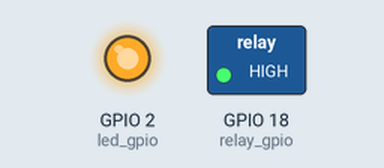
Simulated run of this sketch. Board: ESP32. On the bench: switched loads named in the sketch (green lamp = pin HIGH), output pins drawn as LEDs (lit = HIGH). At 2.0 s the program puts the board to deep sleep or switches it off; the recording ends there.

Above: at 0.1 s.
Timing chart, 0 to 1.6 s (numbered marks = the images above):
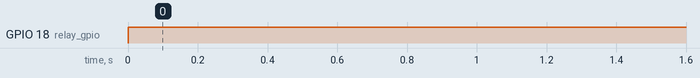

The sketch:

relay_test.ino
```cpp
#include <esp_sleep.h>

const byte led_gpio = 2;
const byte relay_gpio = 18;

// the setup function runs once when you press reset or power the board
void setup() {
  // initialize digital pin LED_BUILTIN as an output.
  pinMode(led_gpio, OUTPUT);
  pinMode(relay_gpio, OUTPUT);
}

void loop() {
  // Turn off the LED to indicate sleep mode
  digitalWrite(led_gpio, HIGH);
  digitalWrite(relay_gpio, HIGH);

  delay(2 * 1000); // Delay to make the LED blink for a second

  // Enable wake-up timer for 5 seconds
  esp_sleep_enable_timer_wakeup(5 * 1000000);

  // Put ESP32 into deep sleep mode
  esp_deep_sleep_start();

  // Turn on the LED to indicate awake mode
  digitalWrite(led_gpio, LOW);
}
```

Measured:
- by itself, GPIO 18 (relay_gpio): LOW → HIGH at 0.00 s
